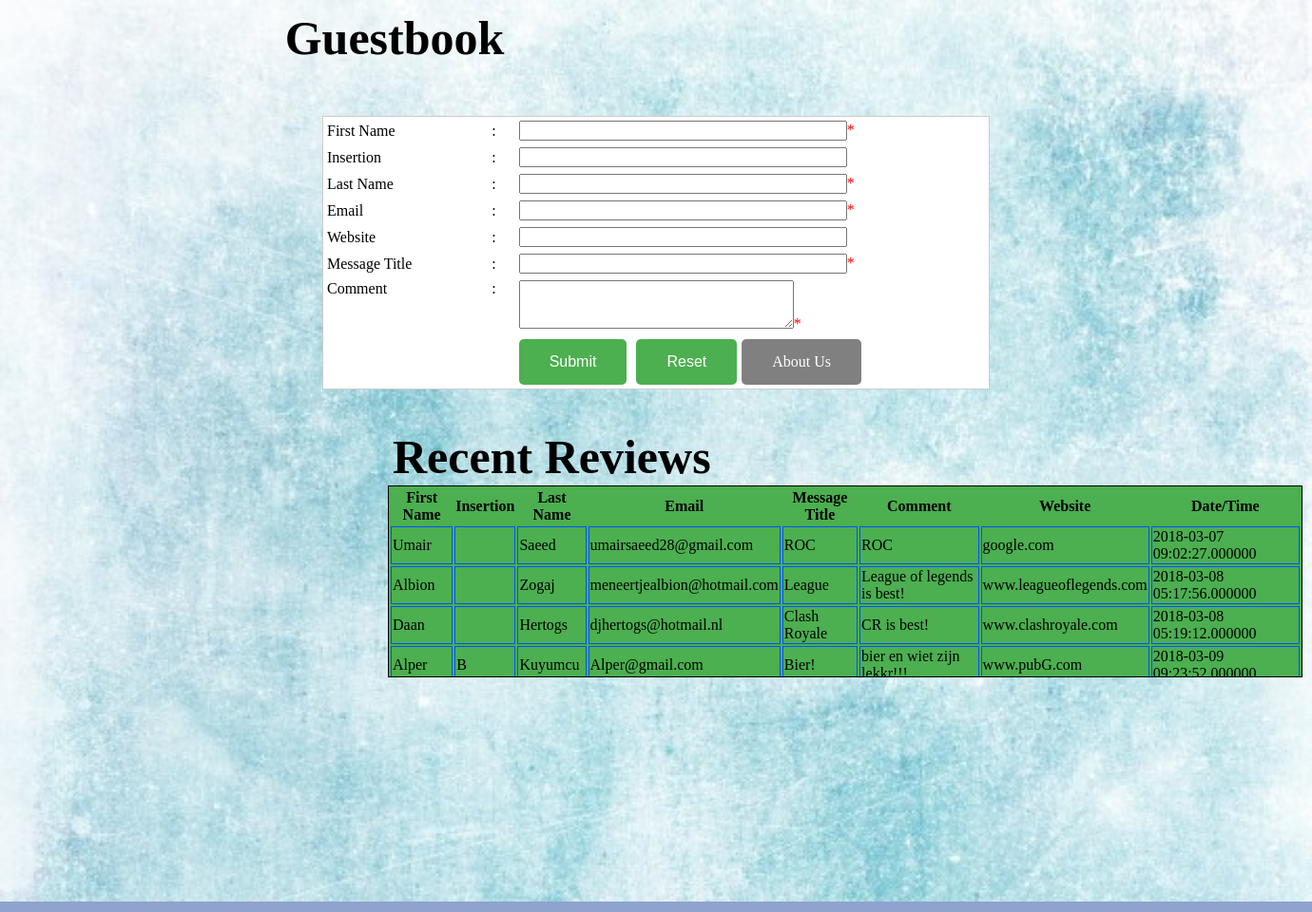
The page / on the database its author committed.
### tables this page shows
CREATE TABLE `guestbook` (
  `guestbookId` int(3) NOT NULL,
  `firstName` varchar(100) NOT NULL,
  `lastName` varchar(100) NOT NULL,
  `comment` text NOT NULL,
  `datetime` datetime(6) NOT NULL,
  `email` varchar(100) NOT NULL,
  `website` varchar(100) NOT NULL,
  `Insertion` varchar(100) NOT NULL,
  `messageTitle` varchar(100) NOT NULL
);

### index.php (the view, shortened to what this page needs)
<?php
$conn = connectToDB();
$firstnameerror = "";
$lastnameerror = "";
$emailErr = "";
$commentErr = "";
$messageTitleErr = "";
?>
<html>
  <head>
    <link rel="stylesheet" type="text/css" href="css/style.css">
  </head>
  <body>
    <form action="index.php" method="POST">
      <table width="400" border="0" align="center" cellpadding="3" cellspacing="0">
        <tr>
          <td><div id="title"><h3><a href="index.php">Guestbook </h3></div></td>
        </tr>
      </table>
      <table width="400" border="0" align="center" cellpadding="0" cellspacing="1" bgcolor="#CCCCCC">
        <tr>
        <td>
          <table width="700" border="0" cellpadding="3" cellspacing="1" bgcolor="#FFFFFF">
            <tr>
              <td width="120">First Name</td>
              <td width="14">:</td>
              <td width="357"><input name="firstname" type="text"  size="40" /><span class="error">* <?php echo $firstnameerror;?></span></td>
            </tr>
            <tr>
              <td width="120">Insertion</td>
              <td width="14">:</td>
              <td width="357"><input name="Insertion" type="text"  size="40" /></td>
            </tr>
            <tr>
              <td width="117">Last Name</td>
              <td width="14">:</td>
              <td width="357"><input name="lastname" type="text" size="40" /><span class="error">* <?php echo $lastnameerror;?></span></td>
            </tr>
            <tr>
              <td>Email</td>
              <td>:</td>
              <td><input name="email" type="text" id="email" size="40" /><span class="error">* <?php echo $emailErr;?></span></td>
            </tr>
            <tr>
              <td>Website</td>
              <td>:</td>
              <td><input name="website" type="text" id="website" size="40" /></td>
            </tr>
            <tr>
              <td>Message Title</td>
              <td>:</td>
              <td><input name="messageTitle" type="text" id="messageTitle" size="40" /><span class="error">* <?php echo $messageTitleErr;?></span></td>
            </tr>
            <tr>
              <td valign="top">Comment</td>
              <td valign="top">:</td>
              <td><textarea name="comment" cols="40" rows="3" id="comment"></textarea><span class="error">* <?php echo $commentErr;?></span></td>
            </tr>
            <tr>
              <td>&nbsp;</td>
              <td>&nbsp;</td>
              <td><input id="buttonSubmit" type="submit" name="mySubmit" value="Submit" />
              <input id="buttonReset" type="reset" name="Reset" value="Reset" /><div class="about"><a href="about.php">About Us</a> </td></div>
            </tr>
        </table>
      </td>
    </form>
    <h2>Recent Reviews</h2>
    <div id="table-container">
    <?php
    $sql = "SELECT firstName, lastName, email, Insertion, comment, website, messageTitle, datetime FROM guestbook";
    $result = $conn->query($sql);
    if ($result->num_rows > 0) {
        echo "<table id='table'><tr><th>First Name</th><th>Insertion</th><th>Last Name</th><th>Email</th><th>Message Title</th><th>Comment</th><th>Website</th><th>Date/Time</th></tr>";
        while($row = $result->fetch_assoc()) {
            echo "<tr><td>".$row["firstName"]."</td><td>".$row["Insertion"]."</td><td> ".$row["lastName"]."</td><td> ".$row["email"]."</td><td> ".$row["messageTitle"]."</td><td> ".$row["comment"]."</td><td> ".$row["website"]."</td><td> ".$row["datetime"]."</td></tr>";
        }
        echo "</table>";
    } else {
        echo "0 results";
    }
     ?>
     </div>
    <div id="footer">
    </div>
  </body>
</html>

### css/style.css (style rules this page uses)
body { background-image: url(../Images/bg3.jpg); background-size: cover; }
#footer { width: 100%; height: 50px; position: absolute; left: 0px; background-color: #8ea3ce; text-align: center; font-family: impact; padding-top: 1px; bottom: -40px; }
h3 { margin-right: 550px; font-size: 50px; font-family: "Brush Script MT"; }
.error { color: red; }
#buttonSubmit { background-color: #4CAF50; border: none; color: white; padding: 15px 32px; text-align: center; text-decoration: none; display: inline-block; font-size: 16px; cursor: pointer; float: left; border-radius: 5px; }
#buttonReset { background-color: #4CAF50; border: none; color: white; padding: 15px 32px; text-align: center; text-decoration: none; display: inline-block; font-size: 16px; cursor: pointer; float: left; margin-left: 10px; border-radius: 5px; }
textarea { width: 289px; }
#table-container { border: 1px solid black; width: 960px; height: 200px; margin-top: -40px; margin-left: 400px; background-color: #4CAF50; overflow-y: scroll; }
#table td { border: 1px solid #0052ff; }
h2 { margin-left: 405px; font-size: 50px; font-family: "Brush Script MT"; }
.about a:link, a:visited { background-color: grey; color: white; padding: 15px 32px; text-align: center; text-decoration: none; display: inline-block; margin-left: 5px; border-radius: 5px; }
#title a { color: black; text-decoration: none; }

### rows shown on the page
guestbook: firstName "Umair", lastName "Saeed", email "umairsaeed28@gmail.com", messageTitle "ROC", comment "ROC", website "google.com", datetime "2018-03-07 09:02:27.000000"
guestbook: firstName "Albion", lastName "Zogaj", email "meneertjealbion@hotmail.com", messageTitle "League", comment "League of legends is best!", website "www.leagueoflegends.com", datetime "2018-03-08 05:17:56.000000"
guestbook: firstName "Daan", lastName "Hertogs", email "djhertogs@hotmail.nl", messageTitle "Clash Royale", comment "CR is best!", website "www.clashroyale.com", datetime "2018-03-08 05:19:12.000000"
guestbook: firstName "Alper", Insertion "B", lastName "Kuyumcu", email "Alper@gmail.com", messageTitle "Bier!", comment "bier en wiet zijn lekkr!!!", website "www.pubG.com", datetime "2018-03-09 09:23:52.000000"
